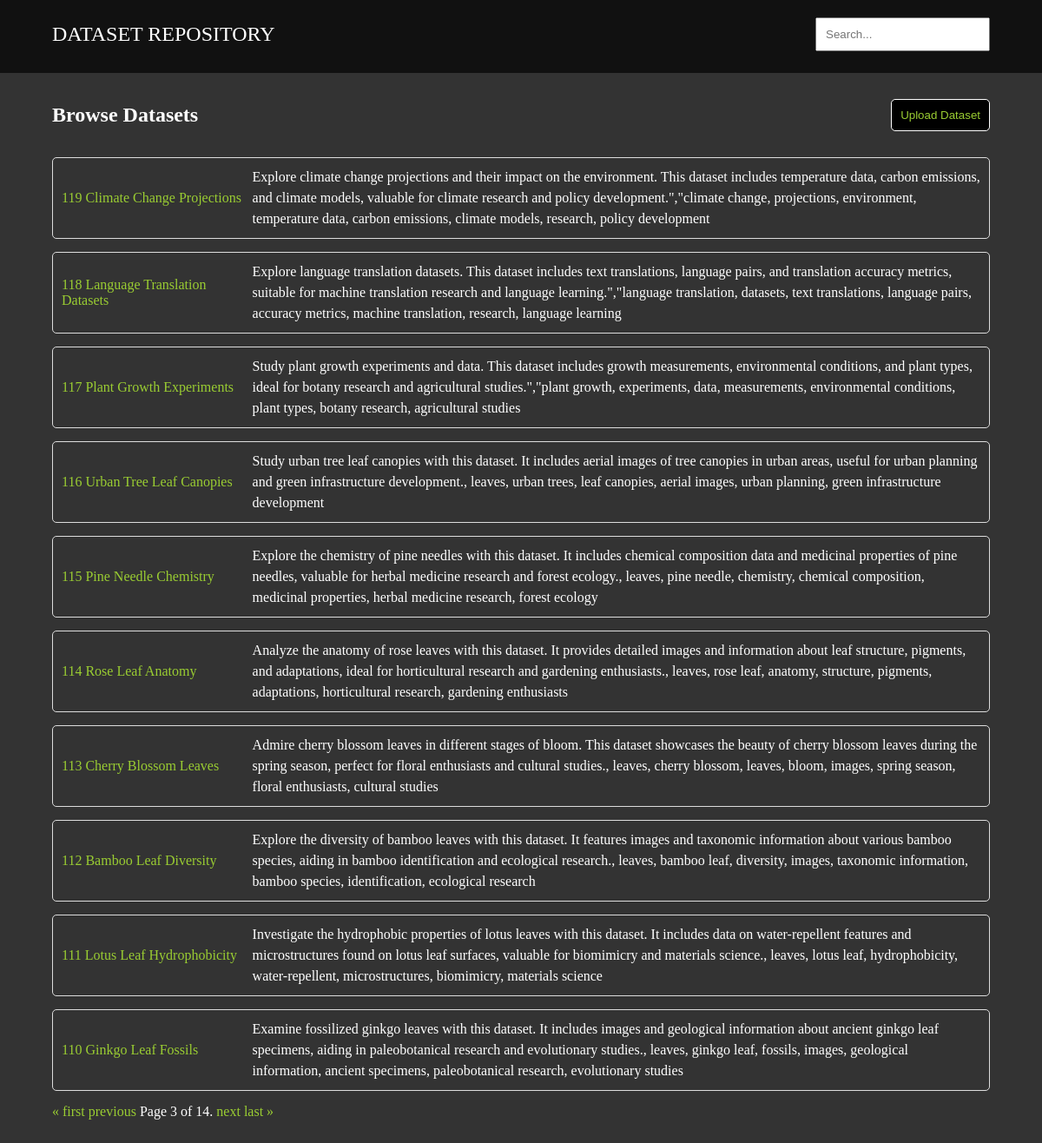
The page /?q=&page=3 on the database its author committed.
### base/models.py (models this page shows, shortened)
class Dataset(models.Model):
  category = models.ManyToManyField(Category, blank=True)
  title = models.CharField(_("Title"), max_length=255, blank=True)
  description = models.TextField(blank=True, null=True)
  tags = models.TextField(blank=True)
  overview = models.TextField(_("Overview"), blank=True)
  author = models.CharField(max_length=255, blank=True)
  research_title = models.CharField(max_length=255, blank=True)
  link = models.CharField(max_length=255, blank=True)
  source = models.CharField(max_length=255, blank=True, choices=(
    ("primary", "Primary"),
    ("secondary", "Secondary"),
  ))
  form = models.CharField(max_length=255, blank=True, choices=(
    ("raw", "Raw"),
    ("processed", "Processed/Cleaned"),
  ))
  format = models.CharField(max_length=255, blank=True)
  file = models.FileField(upload_to="uploads/", blank=True, null=True,
                          validators=[
                            FileExtensionValidator(allowed_extensions=["zip", "rar"])
                          ])

### base/views.py (the view)
# urls.py: path("", views.home, name="home"),
def home(request):
  q = request.GET.get('q', '')
  datasets = Dataset.objects.filter(
    Q(title__icontains=q) |
    Q(overview__icontains=q)
  ).order_by("-id")
  datasets_per_page = 10
  paginator = Paginator(datasets, datasets_per_page)
  page_number = request.GET.get('page')
  page = paginator.get_page(page_number)
  return render(request, "base/home.html", {"page" : page, "q" : q})

### base/templates/base/home.html (shortened to what this page needs)
<!DOCTYPE html>
<html lang="en">
<head>
</head>
<body>
  <header>
    <nav>
      <a href="/"><div class="logo">DATASET REPOSITORY</div></a>
      <div class="search">
        <form action="{% url 'home' %}" method="GET">
          <input type="text" name="q" placeholder="Search..." autocomplete="off">
        </form>
      </div>
    </nav>
  </header>
  <main>
    <div class="content">
      <div class="inner">
        <h2>Browse Datasets</h2>
        <button class="upload-button"><a href="upload/" class="hover">Upload Dataset</a></button>
      </div>
      <div class="outer">
        {% for dataset in page %}
            <div class="container">
              <a href="/dataset/{{ dataset.id }}" class="hover"><li>{{ dataset.id }} {{ dataset.title }} </li></a>
              <p>{{ dataset.overview }} </p>
            </div>
        {% endfor %}
        <div class="pagination">
          <span class="step-links">
              {% if page.has_previous %}
                  <a href="?q={{ q }}&page=1">&laquo; first</a>
                  <a href="?q={{ q }}&page={{ page.previous_page_number }}">previous</a>
              {% endif %}
              <span class="current-page">Page {{ page.number }} of {{ page.paginator.num_pages }}.</span>
              {% if page.has_next %}
                  <a href="?q={{ q }}&page={{ page.next_page_number }}">next</a>
                  <a href="?q={{ q }}&page={{ page.paginator.num_pages }}">last &raquo;</a>
              {% endif %}
          </span>
      </div>
      </div>
    </div>
  </main>
</body>
</html>

### base/templates/base/home.html (style rules this page uses)
* { box-sizing: border-box; margin: 0px; padding: 0px; }
body { background-color: #333; color: white; }
header { background-color: #111; display: flex; justify-content: center; align-items: center; margin-bottom: 20px; }
header nav { width: 90%; display: flex; justify-content: space-between; align-items: center; color: white; font-size: 24px; text-align: center; margin-bottom: 5px; padding: 20px 0px; }
main { background-color: #333; display: flex; justify-content: center; padding-bottom: 40px }
main .content { display: flex; justify-content: center; flex-direction: column; width: 90%; }
main .inner { display: flex; justify-content: space-between; align-items: center; padding: 10px 0px; margin-bottom: 20px; }
.upload-button { background-color: #000; color: blue; border: 1px solid #fff; padding: 10px; border-radius: 5px; cursor: pointer; }
li { list-style-type: none; }
a { color: yellowgreen; }
h2 { text-align: center; }
.container { display: flex; padding: 10px; margin-bottom: 15px; border: 1px solid #ddd; gap: 10px; border-radius: 5px; align-items: center; }
.container a { width: 20%; }
.container p { width: 80%; }
.logo { color: white; }
p { line-height: 1.5; font-size: 1em; }
a { text-decoration: none; }
input { padding: 10px; }

### rows shown on the page
Dataset: id "119", title "Climate Change Projections", overview "Explore climate change projections and their impact on the environment. This dataset includes temperature data, carbon emissions, and climate models, valuable for climate research and policy development.\",\"climate change, projections, environment, temperature data, carbon emissions, climate models, research, policy development"
Dataset: id "118", title "Language Translation Datasets", overview "Explore language translation datasets. This dataset includes text translations, language pairs, and translation accuracy metrics, suitable for machine translation research and language learning.\",\"language translation, datasets, text translations, language pairs, accuracy metrics, machine translation, research, language learning"
Dataset: id "117", title "Plant Growth Experiments", overview "Study plant growth experiments and data. This dataset includes growth measurements, environmental conditions, and plant types, ideal for botany research and agricultural studies.\",\"plant growth, experiments, data, measurements, environmental conditions, plant types, botany research, agricultural studies"
Dataset: id "116", title "Urban Tree Leaf Canopies", overview "Study urban tree leaf canopies with this dataset. It includes aerial images of tree canopies in urban areas, useful for urban planning and green infrastructure development., leaves, urban trees, leaf canopies, aerial images, urban planning, green infrastructure development"
Dataset: id "115", title "Pine Needle Chemistry", overview "Explore the chemistry of pine needles with this dataset. It includes chemical composition data and medicinal properties of pine needles, valuable for herbal medicine research and forest ecology., leaves, pine needle, chemistry, chemical composition, medicinal properties, herbal medicine research, forest ecology"
Dataset: id "114", title "Rose Leaf Anatomy", overview "Analyze the anatomy of rose leaves with this dataset. It provides detailed images and information about leaf structure, pigments, and adaptations, ideal for horticultural research and gardening enthusiasts., leaves, rose leaf, anatomy, structure, pigments, adaptations, horticultural research, gardening enthusiasts"
Dataset: id "113", title "Cherry Blossom Leaves", overview "Admire cherry blossom leaves in different stages of bloom. This dataset showcases the beauty of cherry blossom leaves during the spring season, perfect for floral enthusiasts and cultural studies., leaves, cherry blossom, leaves, bloom, images, spring season, floral enthusiasts, cultural studies"
Dataset: id "112", title "Bamboo Leaf Diversity", overview "Explore the diversity of bamboo leaves with this dataset. It features images and taxonomic information about various bamboo species, aiding in bamboo identification and ecological research., leaves, bamboo leaf, diversity, images, taxonomic information, bamboo species, identification, ecological research"
Dataset: id "111", title "Lotus Leaf Hydrophobicity", overview "Investigate the hydrophobic properties of lotus leaves with this dataset. It includes data on water-repellent features and microstructures found on lotus leaf surfaces, valuable for biomimicry and materials science., leaves, lotus leaf, hydrophobicity, water-repellent, microstructures, biomimicry, materials science"
Dataset: id "110", title "Ginkgo Leaf Fossils", overview "Examine fossilized ginkgo leaves with this dataset. It includes images and geological information about ancient ginkgo leaf specimens, aiding in paleobotanical research and evolutionary studies., leaves, ginkgo leaf, fossils, images, geological information, ancient specimens, paleobotanical research, evolutionary studies"

### other values the page prints
{{ page.number }} "3"
{{ page.paginator.num_pages }} "14"
